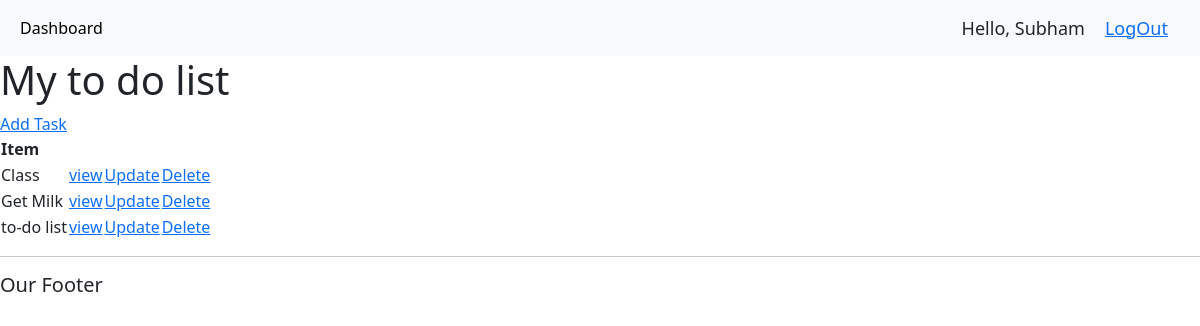
Before: / (signed in) with the older database file.
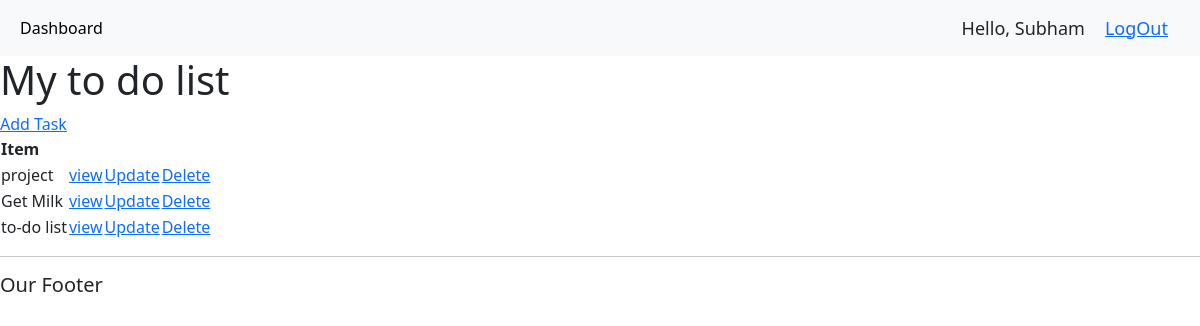
After: the same page with the newer database file.
### base/models.py (models this page shows, shortened)
class Task(models.Model):
    user = models.ForeignKey(
        User, on_delete=models.CASCADE, null=True, blank=True)
    title = models.CharField(max_length=200)
    description = models.TextField(null=True, blank=True)
    complete = models.BooleanField(default=False)
    create = models.DateTimeField(auto_now_add=True)
    class Meta:
        ordering = ['complete']

### base/views.py (the view)
# urls.py: path('', views.taskList, name="taskList"),
@login_required(login_url='login')
def taskList(request):
    list = Task.objects.all()
    context = {'list': list}
    return render(request, 'base/task_list.html', context)

### base/templates/base/task_list.html
{% extends 'base/main.html' %}
{% block content %}
<h1>My to do list</h1>
<a href="{% url 'create' %}">Add Task</a>
<table>
    <tr>
        <th>Item</th>
        <th></th>
    </tr>
    {% for i in list %}
    <tr>
        <td>{{i.title}}</td>
        <td><a href="{% url 'taskdetail' i.id %}">view</a></td>
        <td><a href="{% url 'update' i.id %}">Update</a></td>
        <td><a href="{% url 'delete' i.id %}">Delete</a></td>
    </tr>
    {% empty %}
    <h3>No items in the list</h3>
    {% endfor %}
</table>
{% endblock content %}

### base/templates/base/main.html (shortened to what this page needs)
<!DOCTYPE html>
<html>
<head>
    <link href="https://cdn.jsdelivr.net/npm/bootstrap@5.3.0-alpha1/dist/css/bootstrap.min.css" rel="stylesheet"
>
    <link rel="stylesheet" type="text/css" href="">
</head>
<body>
    {%include 'base/navbar.html'%}
    {% block content%}
    {%endblock%}
    <hr>
    <h5>Our Footer</h5>
</body>
</html>

### base/templates/base/navbar.html (shortened to what this page needs)
<nav class="navbar navbar-expand-lg bg-body-tertiary">
    <div class="container-fluid">
        <div class="collapse navbar-collapse" id="navbarNav">
            <ul class="navbar-nav">
                <li class="nav-item">
                    <a class="nav-link active" aria-current="page" href="{% url 'taskList' %}">Dashboard</a>
                </li>
            </ul>
        </div>
        <span class="hello-msg">Hello, {{request.user}}</span>
        <span class="hello-msg"><a href="{% url 'logout' %}">LogOut</a></span>
    </div>
</nav>

### base/templates/base/navbar.html (style rules this page uses)
.hello-msg { font-size: 18px; margin-right: 20px; }

Changed rows visible on the page:
removed Task: title "Class"
added Task: title "project"
